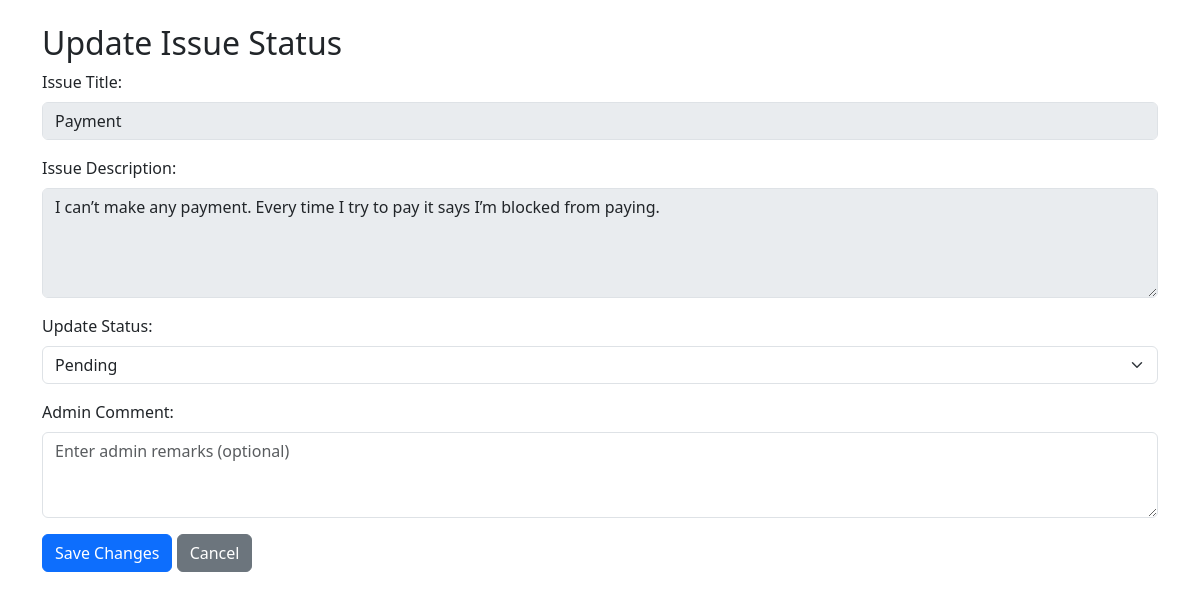
The app's page /support-admin/update-issue-status/I45860/ (signed in) with its own data.
### app/models.py (models this page shows, shortened)
class Issue(models.Model):
    STATUS_CHOICES = [
        ('open', 'Open'),
        ('in_progress', 'In Progress'),
        ('solved', 'Solved'),
    ]
    issue_id = models.CharField(primary_key=True, max_length=6)
    customer = models.ForeignKey(Customer, on_delete=models.CASCADE)
    title = models.CharField(max_length=15)
    description = models.CharField(max_length=300)
    status = models.CharField(max_length=15, choices=STATUS_CHOICES)
    ticket_id = models.CharField(max_length=6, unique=True)

### app/views.py (the view, shortened to what this page needs)
# urls.py: path('support-admin/update-issue-status/<str:issue_id>/', views.update_issue_status, name='update_issue_status'),
@login_required
def update_issue_status(request, issue_id):
    issue = get_object_or_404(Issue, issue_id=issue_id)
    return render(request, 'app/update_issue.html', {'issue': issue})

### app/templates/app/update_issue.html (shortened to what this page needs)
{% extends "base.html" %}
{% block content %}
<div class="container mt-4">
    <h2> Update Issue Status</h2>
    <form method="POST">
        <div class="mb-3">
            <label for="issueTitle" class="form-label">Issue Title:</label>
            <input type="text" id="issueTitle" class="form-control" value="{{ issue.title }}" disabled>
        </div>
        <div class="mb-3">
            <label for="issueDescription" class="form-label">Issue Description:</label>
            <textarea id="issueDescription" class="form-control" rows="4" disabled>{{ issue.description }}</textarea>
        </div>
        <div class="mb-3">
            <label for="status" class="form-label">Update Status:</label>
            <select name="status" id="status" class="form-select">
                <option value="Pending" {% if issue.status == "Pending" %}selected{% endif %}>Pending</option>
            </select>
        </div>
        <div class="mb-3">
            <label for="adminComment" class="form-label">Admin Comment:</label>
            <textarea name="admin_comment" id="adminComment" class="form-control" rows="3" placeholder="Enter admin remarks (optional)">{{ issue.admin_comment }}</textarea>
        </div>
        <button type="submit" class="btn btn-primary">
             Save Changes
        </button>
        <a href="{% url 'customer_issues' %}" class="btn btn-secondary">
             Cancel
        </a>
    </form>
</div>
{% endblock %}

### records on screen
Issue: title "Payment", description "I can’t make any payment. Every time I try to pay it says I’m blocked from paying.", status "Pending"
